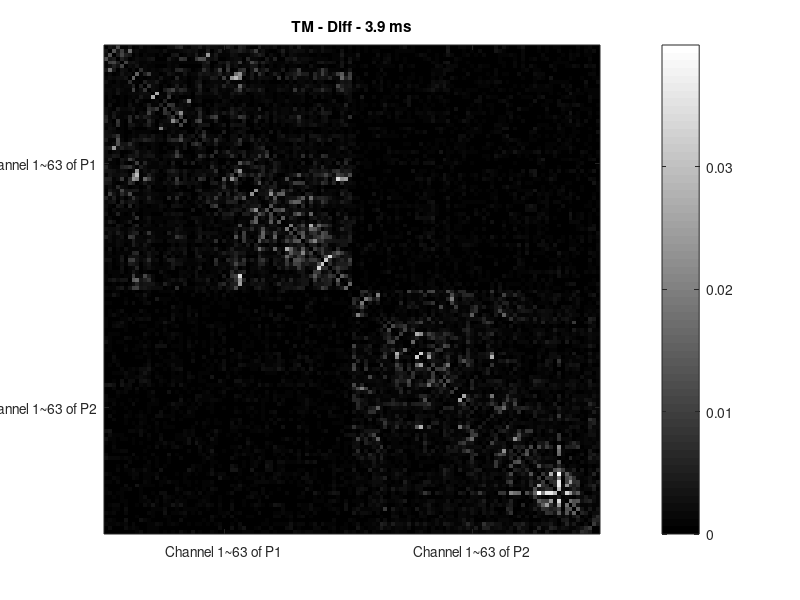
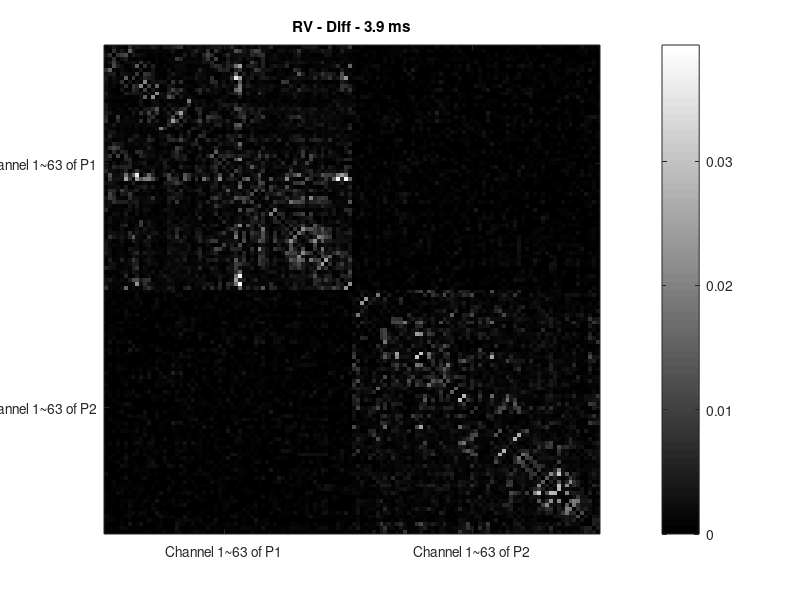
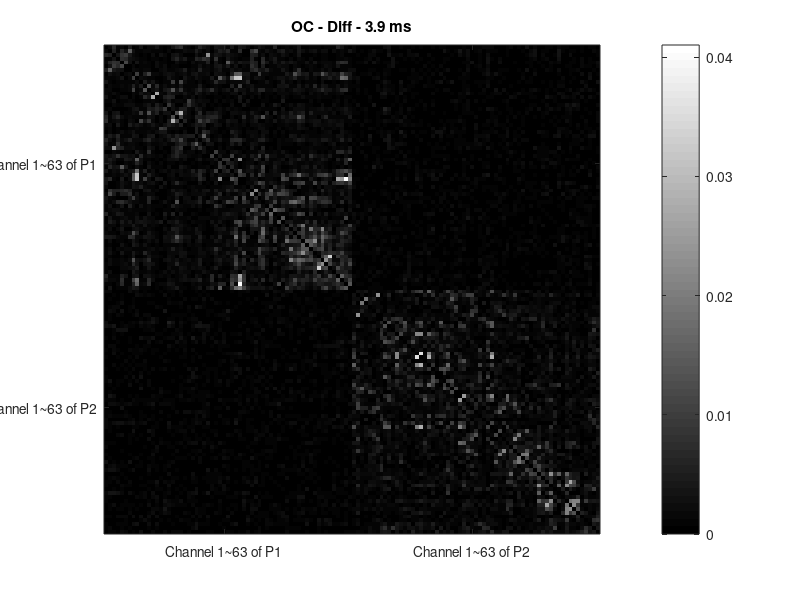
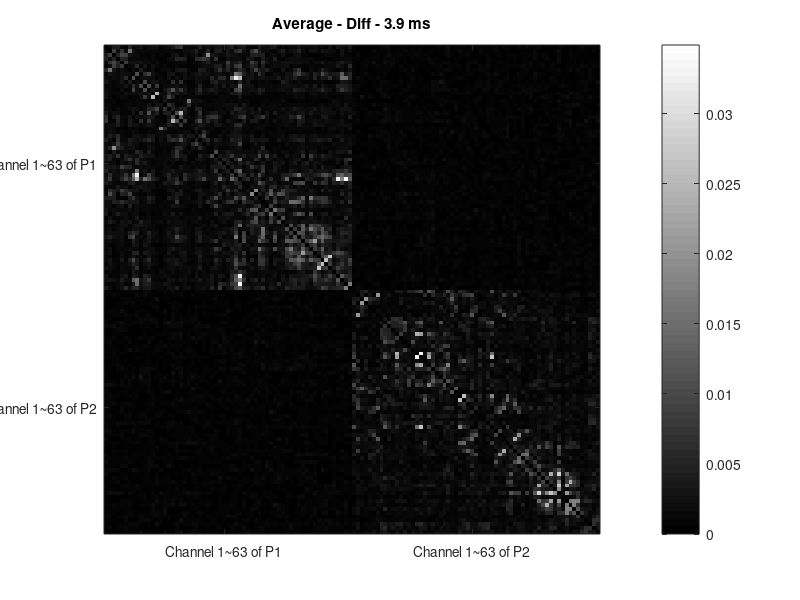

MATLAB code for these plots, in order:
%source localized data
%TM
tm_tri = zeros(126,126);
p1_tm = load('p1_phi_TM.mat');
p2_tm = load('p2_phi_TM.mat');
cross_tm = load('cross_phi_TM.mat');
p1_tm_phi = p1_tm.phi;
p2_tm_phi = p2_tm.phi;
cross_tm_phi = cross_tm.phi;
tm_tri(1:63,1:63) = p1_tm_phi;
tm_tri(1:63,64:126) = cross_tm_phi;
tm_tri(64:126,64:126) = p2_tm_phi;
for i = 2:126
    for j = 1:i-1
        tm_tri(i,j) = tm_tri(j,i);
    end
end
figure(1);imagesc(tm_tri);colormap(gray);colorbar;
set(gca,'xtick',[31,94]);set(gca,'ytick',[31,94])
set(gca,'xticklabel',{'Channel 1~63 of P1','Channel 1~63 of P2'});set(gca,'yticklabel',{'Channel 1~63 of P1','Channel 1~63 of P2'});
title('TM - Diff - 3.9 ms')
saveas(1,'TM.jpg')
%RV
rv_tri = zeros(126,126);
p1_rv = load('p1_phi_RV.mat');
p2_rv = load('p2_phi_RV.mat');
cross_rv = load('cross_phi_RV.mat');
p1_rv_phi = p1_rv.phi;
p2_rv_phi = p2_rv.phi;
cross_rv_phi = cross_rv.phi;
rv_tri(1:63,1:63) = p1_rv_phi;
rv_tri(1:63,64:126) = cross_rv_phi;
rv_tri(64:126,64:126) = p2_rv_phi;
for i = 2:126
    for j = 1:i-1
        rv_tri(i,j) = rv_tri(j,i);
    end
end
figure(2);imagesc(rv_tri);colormap(gray);colorbar;
set(gca,'xtick',[31,94]);set(gca,'ytick',[31,94])
set(gca,'xticklabel',{'Channel 1~63 of P1','Channel 1~63 of P2'});set(gca,'yticklabel',{'Channel 1~63 of P1','Channel 1~63 of P2'});
title('RV - Diff - 3.9 ms')
saveas(2,'RV.jpg')
%OC
oc_tri = zeros(126,126);
p1_oc = load('p1_phi_OC.mat');
p2_oc = load('p2_phi_OC.mat');
cross_oc = load('cross_phi_OC.mat');
p1_oc_phi = p1_oc.phi;
p2_oc_phi = p2_oc.phi;
cross_oc_phi = cross_oc.phi;
oc_tri(1:63,1:63) = p1_oc_phi;
oc_tri(1:63,64:126) = cross_oc_phi;
oc_tri(64:126,64:126) = p2_oc_phi;
for i = 2:126
    for j = 1:i-1
        oc_tri(i,j) = oc_tri(j,i);
    end
end
figure(3);imagesc(oc_tri);colormap(gray);colorbar;
set(gca,'xtick',[31,94]);set(gca,'ytick',[31,94])
set(gca,'xticklabel',{'Channel 1~63 of P1','Channel 1~63 of P2'});set(gca,'yticklabel',{'Channel 1~63 of P1','Channel 1~63 of P2'});
title('OC - Diff - 3.9 ms')
saveas(3,'OC.jpg')
%Average
ave_tri = (tm_tri+rv_tri+oc_tri)/3;
figure(4);imagesc(ave_tri);colormap(gray);colorbar;
set(gca,'xtick',[31,94]);set(gca,'ytick',[31,94])
set(gca,'xticklabel',{'Channel 1~63 of P1','Channel 1~63 of P2'});set(gca,'yticklabel',{'Channel 1~63 of P1','Channel 1~63 of P2'});
title('Average - Diff - 3.9 ms')
saveas(4,'Average.jpg')

save('brch-diff-tm-170811.mat','tm_tri');
save('brch-diff-rv-170811.mat','rv_tri');
save('brch-diff-oc-170811.mat','oc_tri');
save('brch-diff-ave-170811.mat','ave_tri')